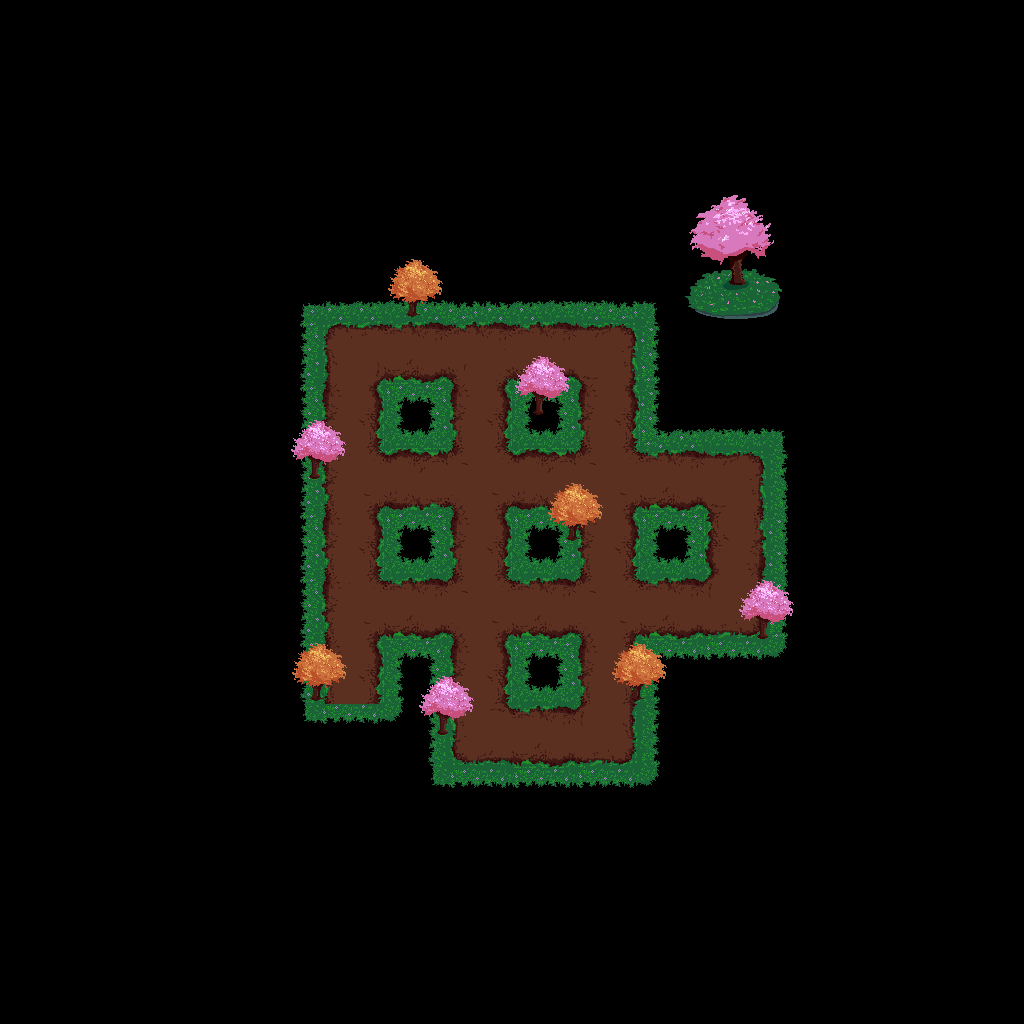

This is a level from a 2D game, rendered from its Tiled map with the project's own tilesets. A one-line summary and the map file follow, with tile-layer data summarised:
An orthogonal 32x32 tile map with 32x32 px tiles, 5 tile layers (Tile Layer 1, Tile Layer 2, Tile Layer 3, Tile Layer 4, ...), 1 hidden layer not drawn, 5 tilesets and 44 objects.

<map version="1.2" tiledversion="1.2.5" orientation="orthogonal" renderorder="right-down" width="32" height="32" tilewidth="32" tileheight="32" infinite="0" nextlayerid="12" nextobjectid="279">
 <tileset firstgid="1" name="ground" tilewidth="64" tileheight="64" tilecount="1" columns="1">
  <properties>
   <property name="name" value="ground" />
  </properties>
  <image source="ground.jpg" width="64" height="64" />
  <tile id="0">
   <properties>
    <property name="name" value="ground" />
   </properties>
  </tile>
 </tileset>
 <tileset firstgid="2" name="start" tilewidth="32" tileheight="32" tilecount="1" columns="1">
  <properties>
   <property name="name" value="start" />
  </properties>
  <image source="start.png" width="32" height="32" />
  <tile id="0">
   <properties>
    <property name="name" value="start" />
   </properties>
  </tile>
 </tileset>
 <tileset firstgid="3" name="gold" tilewidth="32" tileheight="32" tilecount="1" columns="1">
  <image source="gold.png" width="32" height="32" />
  <tile id="0">
   <properties>
    <property name="name" value="gold" />
   </properties>
  </tile>
 </tileset>
 <tileset firstgid="4" name="Grass_Ground_Tiles_03" tilewidth="64" tileheight="64" tilecount="240" columns="20">
  <image source="Grass_Ground_Tiles_03.png" width="1280" height="800" />
 </tileset>
 <tileset firstgid="244" name="rock" tilewidth="64" tileheight="64" tilecount="1" columns="1">
  <image source="rock.png" width="64" height="64" />
  <tile id="0">
   <properties>
    <property name="name" value="rock" />
   </properties>
  </tile>
 </tileset>
 <imagelayer id="3" name="Image Layer 1" visible="0">
  <image source="space.png" width="1024" height="1024" />
 </imagelayer>
 <layer id="7" name="Tile Layer 1" width="32" height="32">
  <data>[1024 cells, 16 non-empty, 8 distinct tile ids]</data>
 </layer>
 <layer id="8" name="Tile Layer 2" width="32" height="32">
  <data>[1024 cells, 57 non-empty, 23 distinct tile ids]</data>
 </layer>
 <layer id="9" name="Tile Layer 3" width="32" height="32">
  <data>[1024 cells, 19 non-empty, 5 distinct tile ids]</data>
 </layer>
 <layer id="10" name="Tile Layer 4" width="32" height="32">
  <data>[1024 cells, 21 non-empty, 11 distinct tile ids]</data>
 </layer>
 <layer id="11" name="Tile Layer 5" width="32" height="32">
  <data>[1024 cells, 7 non-empty, 2 distinct tile ids]</data>
 </layer>
 <objectgroup id="6" name="Object Layer 1" opacity="0.45">
  <object id="235" gid="1" x="445" y="638" width="64" height="64" />
  <object id="236" gid="1" x="445" y="574" width="64" height="64" />
  <object id="237" gid="1" x="445" y="510" width="64" height="64" />
  <object id="238" gid="1" x="381" y="638" width="64" height="64" />
  <object id="239" gid="1" x="381" y="510" width="64" height="64" />
  <object id="240" gid="1" x="317" y="510" width="64" height="64" />
  <object id="241" gid="1" x="317" y="638" width="64" height="64" />
  <object id="242" gid="1" x="445" y="702" width="64" height="64" />
  <object id="243" gid="1" x="509" y="638" width="64" height="64" />
  <object id="244" gid="1" x="509" y="510" width="64" height="64" />
  <object id="245" gid="1" x="445" y="446" width="64" height="64" />
  <object id="246" gid="1" x="573" y="510" width="64" height="64" />
  <object id="247" gid="1" x="573" y="638" width="64" height="64" />
  <object id="248" gid="1" x="445" y="766" width="64" height="64" />
  <object id="249" gid="1" x="509" y="766" width="64" height="64" />
  <object id="250" gid="1" x="573" y="766" width="64" height="64" />
  <object id="251" gid="1" x="573" y="702" width="64" height="64" />
  <object id="252" gid="1" x="573" y="574" width="64" height="64" />
  <object id="253" gid="1" x="573" y="446" width="64" height="64" />
  <object id="254" gid="1" x="509" y="382" width="64" height="64" />
  <object id="255" gid="1" x="445" y="382" width="64" height="64" />
  <object id="256" gid="1" x="573" y="382" width="64" height="64" />
  <object id="257" gid="1" x="317" y="446" width="64" height="64" />
  <object id="258" gid="1" x="317" y="382" width="64" height="64" />
  <object id="259" gid="1" x="381" y="382" width="64" height="64" />
  <object id="260" gid="1" x="317" y="574" width="64" height="64" />
  <object id="261" gid="1" x="320" y="704" width="64" height="64" />
  <object id="262" gid="1" x="637" y="510" width="64" height="64" />
  <object id="263" gid="244" x="381" y="574" width="64" height="64" />
  <object id="264" gid="244" x="381" y="446" width="64" height="64" />
  <object id="265" gid="244" x="509" y="446" width="64" height="64" />
  <object id="266" gid="244" x="509" y="574" width="64" height="64" />
  <object id="267" gid="244" x="509" y="702" width="64" height="64" />
  <object id="268" gid="1" x="701" y="510" width="64" height="64" />
  <object id="269" gid="1" x="701" y="574" width="64" height="64" />
  <object id="270" gid="1" x="701" y="638" width="64" height="64" />
  <object id="271" gid="1" x="637" y="638" width="64" height="64" />
  <object id="272" gid="2" x="463" y="559.333" width="32" height="32" />
  <object id="273" gid="3" x="340.5" y="690.167" width="32" height="32" />
  <object id="274" gid="3" x="718.333" y="561.333" width="32" height="32" />
  <object id="275" gid="3" x="528.333" y="750" width="32" height="32" />
  <object id="276" gid="3" x="462.667" y="367.333" width="32" height="32" />
  <object id="277" gid="3" x="588" y="431" width="32" height="32" />
  <object id="278" gid="244" x="253" y="638" width="64" height="64" />
 </objectgroup>
</map>
